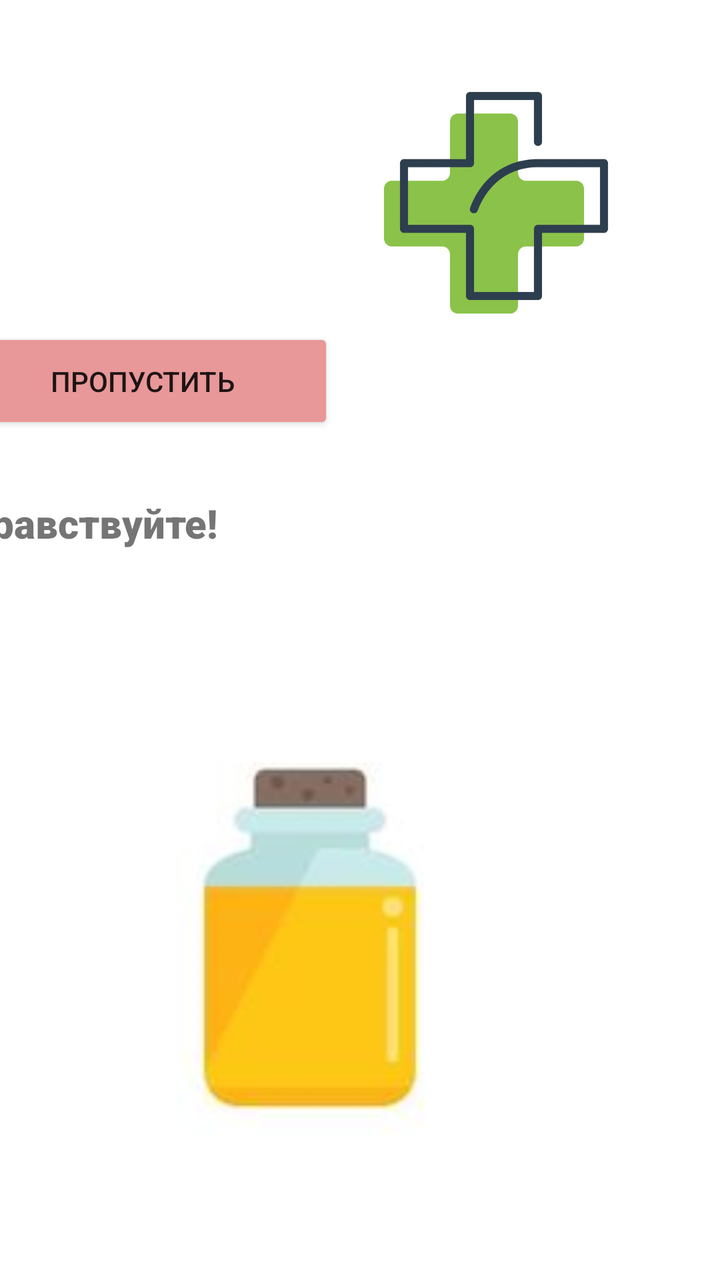
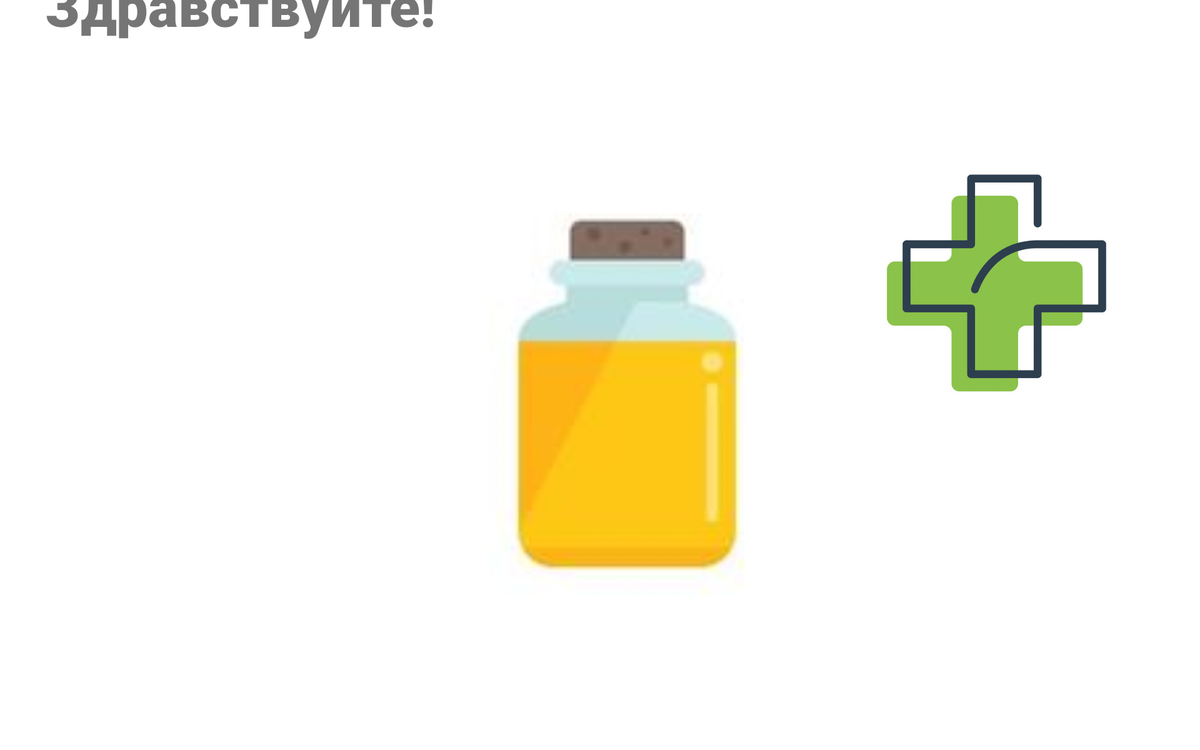

One screen, two layout resources from the same app: the default and the author's alternative for another configuration. Each is rendered where Android would select it; the XML of both is given below.
<!-- AndroidManifest.xml: application theme Theme.Hunya -->
<!-- res/layout/activity_main.xml -->
<?xml version="1.0" encoding="utf-8"?>
<androidx.constraintlayout.widget.ConstraintLayout xmlns:android="http://schemas.android.com/apk/res/android"
    xmlns:app="http://schemas.android.com/apk/res-auto"
    xmlns:tools="http://schemas.android.com/tools"
    android:layout_width="match_parent"
    android:layout_height="match_parent"
    tools:context=".MainActivity">

    <TextView
        android:id="@+id/helloTv"
        android:layout_width="390dp"
        android:layout_height="43dp"
        android:layout_marginTop="248dp"
        android:fontFamily="sans-serif-black"
        android:text="Здравствуйте! "
        android:textSize="20sp"
        app:layout_constraintEnd_toEndOf="parent"
        app:layout_constraintHorizontal_bias="1.0"
        app:layout_constraintStart_toStartOf="parent"
        app:layout_constraintTop_toTopOf="@+id/medicial" />

    <ImageView
        android:id="@+id/medicial"
        android:layout_width="216dp"
        android:layout_height="216dp"
        app:layout_constraintEnd_toEndOf="parent"
        app:layout_constraintHorizontal_bias="1.0"
        app:layout_constraintStart_toStartOf="parent"
        app:layout_constraintTop_toTopOf="parent"
        app:srcCompat="@drawable/midical" />

    <Button
        android:id="@+id/skip"
        android:layout_width="192dp"
        android:layout_height="53dp"
        android:layout_marginTop="164dp"
        android:layout_marginEnd="3dp"
        android:backgroundTint="#E89898"
        android:text="Пропустить"
        app:layout_constraintBottom_toTopOf="@+id/helloTv"
        app:layout_constraintEnd_toStartOf="@+id/medicial"
        app:layout_constraintStart_toStartOf="parent"
        app:layout_constraintTop_toTopOf="parent"
        app:layout_constraintVertical_bias="0.0" />

    <ImageView
        android:id="@+id/images"
        android:layout_width="274dp"
        android:layout_height="258dp"
        android:layout_marginTop="340dp"
        android:layout_marginEnd="68dp"
        app:layout_constraintEnd_toEndOf="parent"
        app:layout_constraintTop_toTopOf="parent"
        app:srcCompat="@drawable/bottle" />

</androidx.constraintlayout.widget.ConstraintLayout>
<!-- resources referenced by this layout -->
<resources>
  <!-- drawable bottle: jpg bitmap (drawable-v24, 1840 bytes) -->
  <!-- drawable midical: jpg bitmap (drawable, 48289 bytes) -->
  <style name="Theme.Hunya" parent="Theme.MaterialComponents.DayNight.DarkActionBar">
          
          <item name="colorPrimary">@color/purple_500</item>
          <item name="colorPrimaryVariant">@color/purple_700</item>
          <item name="colorOnPrimary">@color/white</item>
          
          <item name="colorSecondary">@color/teal_200</item>
          <item name="colorSecondaryVariant">@color/teal_700</item>
          <item name="colorOnSecondary">@color/black</item>
          
          <item name="android:statusBarColor">?attr/colorPrimaryVariant</item>
          
      </style>
</resources>
<!-- res/layout-xlarge/activity_main.xml (the author's variant of the layout above) -->
<!-- drawn on a large tablet held sideways -->
<?xml version="1.0" encoding="utf-8"?>
<androidx.constraintlayout.widget.ConstraintLayout xmlns:android="http://schemas.android.com/apk/res/android"
    xmlns:app="http://schemas.android.com/apk/res-auto"
    xmlns:tools="http://schemas.android.com/tools"
    android:layout_width="match_parent"
    android:layout_height="match_parent"
    tools:context=".MainActivity">

    <ImageView
        android:id="@+id/images"
        android:layout_width="566dp"
        android:layout_height="598dp"
        app:layout_constraintBottom_toBottomOf="parent"
        app:layout_constraintEnd_toEndOf="parent"
        app:layout_constraintHorizontal_bias="0.541"
        app:layout_constraintStart_toStartOf="parent"
        app:layout_constraintTop_toTopOf="parent"
        app:layout_constraintVertical_bias="0.601"
        app:srcCompat="@drawable/bottle" />

    <TextView
        android:id="@+id/helloTv"
        android:layout_width="489dp"
        android:layout_height="157dp"
        android:fontFamily="sans-serif-black"
        android:text="Здравствуйте! "
        android:textSize="60sp"
        app:layout_constraintBottom_toTopOf="@+id/images"
        app:layout_constraintEnd_toEndOf="parent"
        app:layout_constraintHorizontal_bias="0.061"
        app:layout_constraintStart_toStartOf="parent"
        app:layout_constraintTop_toTopOf="@+id/medicial"
        app:layout_constraintVertical_bias="1.0" />

    <ImageView
        android:id="@+id/medicial"
        android:layout_width="417dp"
        android:layout_height="631dp"
        app:layout_constraintBottom_toTopOf="@+id/images"
        app:layout_constraintEnd_toEndOf="parent"
        app:layout_constraintHorizontal_bias="1.0"
        app:layout_constraintStart_toStartOf="parent"
        app:layout_constraintTop_toTopOf="parent"
        app:layout_constraintVertical_bias="0.0"
        app:srcCompat="@drawable/midical" />

    <Button
        android:id="@+id/skip"
        android:layout_width="334dp"
        android:layout_height="117dp"
        android:layout_marginTop="164dp"
        android:backgroundTint="#E89898"
        android:text="Пропустить"
        android:textSize="35sp"
        app:layout_constraintBottom_toTopOf="@+id/helloTv"
        app:layout_constraintEnd_toStartOf="@+id/medicial"
        app:layout_constraintHorizontal_bias="0.246"
        app:layout_constraintStart_toStartOf="parent"
        app:layout_constraintTop_toTopOf="parent"
        app:layout_constraintVertical_bias="0.539" />
</androidx.constraintlayout.widget.ConstraintLayout>
